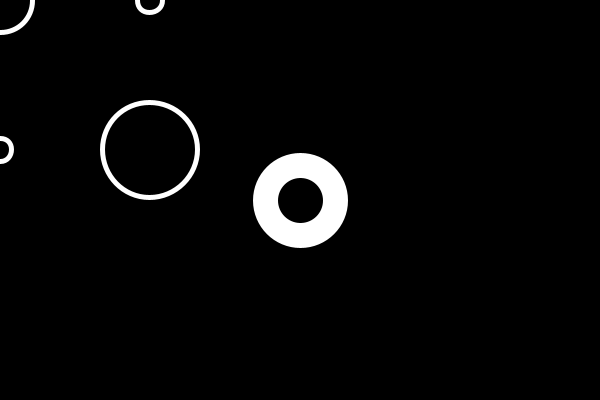
Frame 1 (no input)
Frame 60 (the mouse pressed at the canvas centre just before this capture): identical to frame 1, image omitted
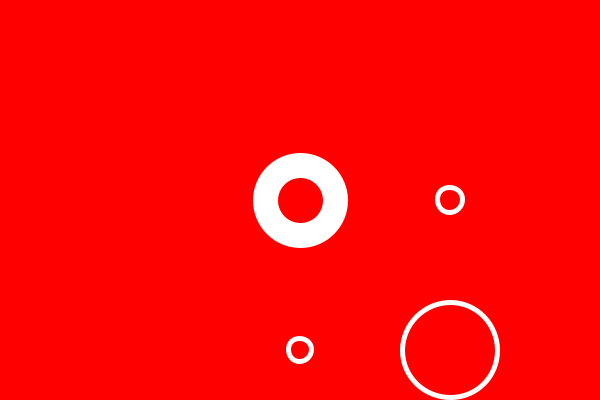
Frame 120 (the mouse held since frame 60 and released just before this capture)

The Processing sketch that drew these frames (run headless with seeded random() and noise(); from frame 60 on, the mouse is pressed at the canvas centre):

// Processing sketch: sketch_8_5
// ── sketch_8_5.pde
// More on Objects

//A class is a template for making an object.
//It has data in it, and functionality.

//The data doesn't have to be simple data like
//a float or an int - it can be other objects.

//The data of an object can be other objects.

//When we start learning about arrays later on
//you will find that you could create an object
//whose data is a list of a thousand other
//objects. We can nest these vast complexities
//of objects inside one another recursively.

//It's also important to note that you can have
//more than one constructor in a sketch (see
//other tab).

Particle p1;
Particle p2;
Particle p3;
Particle p4;
Particle p5;

void setup() {
  size(600, 400);
  pixelDensity(2);
  p1 = new Particle(width/2, height/2, 35, 25);
  p2 = new Particle(mouseX, mouseY, random(0, 50), 5);
  p3 = new Particle(mouseX, mouseY, random(0, 50), 5);
  p4 = new Particle(mouseX, mouseY, random(0, 50), 5);
  p5 = new Particle(mouseX, mouseY, random(0, 50), 5);
}

//you can pass the constructor built-in variables
//as well as functions such as random, these are
//both entirely legal operations

void draw() {
  background(0);
  
  //float d = dist(p1.x, p1.y, p2.x, p2.y);
  //if (d < p1.r+1.5 + p2.r+1.5) {
  //  background(255,0,0);
  //}
  
   //Let's write the above function in an oop way
  
  if (p1.overlaps(p2)) {
    background(255,0,0);
  }
  
  if (p1.overlaps(p3)) {
    background(0,255,0);
  }
  
  if (p1.overlaps(p4)) {
    background(0,0,255);
  }
  
  if (p1.overlaps(p5)) {
    background(255,255,0);
  }
  
  //we define a new variable "d" to determine
  //whether or not the two circles are overlapping.
  //If they are then the background of the sketch
  //will change color. The way we do this is by
  //using the "dist()" function and aggregating
  //the two Particle radii together and if the 
  //distance between them is less than the sum of
  //the two radii, then they must be overlapping.

  p2.x = mouseX;
  p2.y = mouseY;
  
  p3.x = mouseX + 150;
  p3.y = mouseY;
  
  p4.x = mouseX + 150;
  p4.y = mouseY + 150;
  
  p5.x = mouseX;
  p5.y = mouseY + 150;

  p1.display();
  p2.display();
  p3.display();
  p4.display();
  p5.display();
}
// ── Particle.pde
class Particle {
  float x, y;
  float r;
  float s;

  Particle() {
    x = random(width);
    y = random(height);
    r = random(18, 50);
    s = random(1, 3);
  }

  //This is called overloading the constructor
  //and is quite common, in fact it is not limited
  //solely to the constructor.

  //This allows us to pass the constructor either
  //no arguments, or three arguments, and either
  //way the constructor will know what to do.

  //Think about the fucntion fill,
  //You can give it three arguments:
  //fill(255, 127, 64);
  //You can give it a single argument:
  //fill(127);
  //You can give it four arguments (+alpha):
  //fill(255, 127, 64, 32);

  //All of these work because the function has
  //been written with the intended ability of
  //overloading the constructor

  Particle (float x_, float y_, float r_, float s_) {
    x = x_;
    y = y_;
    r = r_;
    s = s_;
    println(r_);
  }

  //println will display as many values for tempR
  //as there are Objects being created in the other
  //tab

  boolean overlaps(Particle other) {
    float d = dist(x, y, other.x, other.y);
    if (d < (r + other.r) + (s + other.s) / 2) {
      //if the distance between the two particles
      //is less than the sum of their radii, plus
      //the sum of their strokes divided by two,
      //return true
      return true;
    } else {
      return false;
    }
  }

  void display() {
    noFill();
    stroke(255);
    strokeWeight(s);
    ellipse(x, y, r*2, r*2);
  }
}
